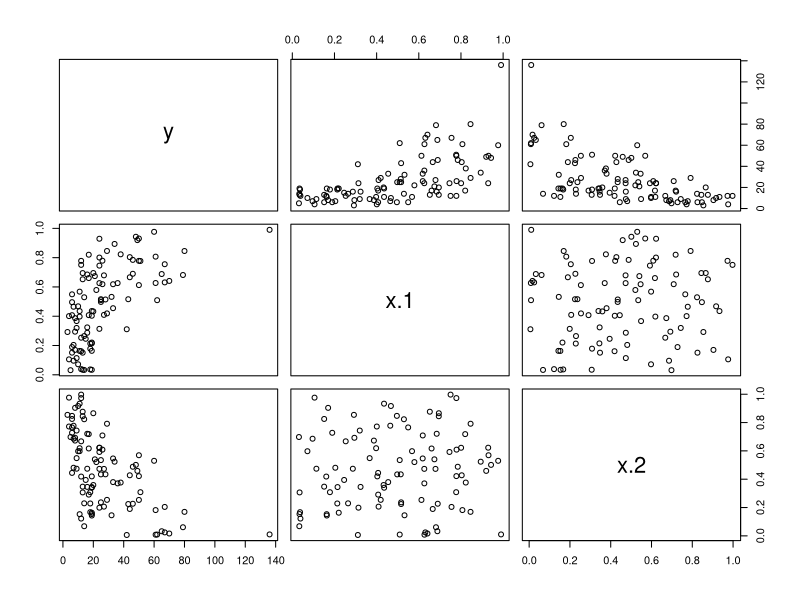

R code for this plot:
x = matrix(c(runif(100),runif(100)),ncol = 2)
y = rpois(100,lambda = exp(3  + 2*x[,1] - 2*x[,2]))
df = data.frame(y=y,x=x)
plot(df)
formula = y~x
mf = model.frame(formula = formula, data = df)
X = model.matrix(attr(mf, "terms"), data = mf)
y = model.response(mf)
if (anyNA(NA)){
  beta = numeric(ncol(X))
}
new_beta = 100 + beta
tmp = norm(as.matrix(new_beta - beta))
tau = 0.004
while (tau < tmp){
  Sb = t(X)%*%(y-exp(X%*%beta)) 
  Fb = t(X)%*%as.matrix(as.data.frame(X)*exp(X%*%beta))
  iFb = solve(Fb)
  new_beta = beta + iFb%*%Sb
  tmp =  norm(as.matrix(new_beta - beta),type = "2")/norm(as.matrix(beta),type = "2")
  print(tmp)
  beta = new_beta
}
log(y)
r_coefficients = cbind(new_beta,sqrt(diag(iFb)))
colnames(r_coefficients) = c("mean", "sd")
i_rem = as.numeric(names(y[!is.infinite(log(y))]))
r_deviance = 2*sum(y[i_rem]*(log(y[i_rem]) - X[i_rem,]%*%new_beta) - y[i_rem] + exp(X[i_rem,]%*%beta))
r_vcov = iFb
